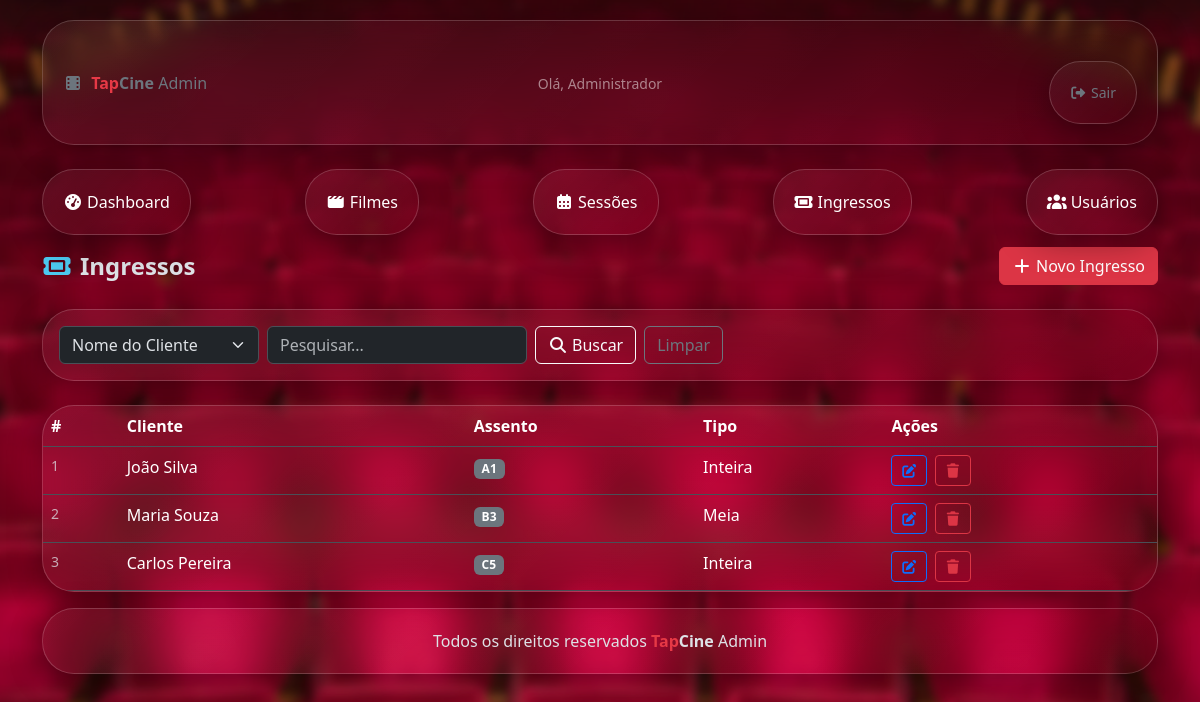
The page /ingresso/IngressoList.php (signed in) on the database its author committed.
### tables this page shows
CREATE TABLE IF NOT EXISTS `ingressos` (
  `id`             INT(11)     NOT NULL AUTO_INCREMENT,
  `cliente_nome`   VARCHAR(100) NOT NULL,
  `assento`        VARCHAR(10)  NOT NULL,
  `tipo_ingresso`  VARCHAR(30)  NOT NULL,
  PRIMARY KEY (`id`)
);

### database/db.class.php (called while the page is built, shortened)
<?php
class db
{
    private $host = 'localhost';
    private $user = 'root';
    private $password = '';
    private $port = '3306';
    private $dbname = 'db_pweb1_cinema';
    private $table_name;
    private $conn;
    public function __construct($table_name)
    {
        $this->table_name = $table_name;
        $this->conn = $this->connect();
    }
    private function connect()
    {
        try {
            $pdo = new PDO(
                "mysql:host=$this->host;dbname=$this->dbname;port=$this->port;charset=utf8",
                $this->user,
                $this->password
            );
            $pdo->setAttribute(PDO::ATTR_ERRMODE, PDO::ERRMODE_EXCEPTION);
            return $pdo;
        } catch (PDOException $e) {
            die('Erro na conexão: ' . $e->getMessage());
        }
    }
    public function all()
    {
        $sql = "SELECT * FROM $this->table_name";
        $st = $this->conn->prepare($sql);
        $st->execute();
        return $st->fetchAll(PDO::FETCH_OBJ);
    }
}

### ingresso/IngressoList.php (the view, shortened to what this page needs)
<?php
include '../header.php';
include_once '../database/db.class.php';
$db = new db('ingressos');
$ingressos = $db->all();
?>
<div class="d-flex justify-content-between align-items-center mb-4">
    <h4 class="fw-bold mb-0"><i class="fa-solid fa-ticket me-2" style="color:#4cc9f0"></i>Ingressos</h4>
    <a href="IngressoForm.php" class="btn btn-danger">
        <i class="fa-solid fa-plus me-1"></i>Novo Ingresso
    </a>
</div>
<form method="POST" class="glass-effect p-3 mb-4 d-flex gap-2 flex-wrap">
    <select name="tipo" class="form-select" style="max-width:200px;">
        <option value="cliente_nome">Nome do Cliente</option>
    </select>
    <input type="text" name="valor" class="form-control" style="max-width:260px;"
           placeholder="Pesquisar..."
           value="<?= htmlspecialchars($_POST['valor'] ?? '') ?>">
    <button type="submit" name="buscar" class="btn btn-outline-light">
        <i class="fa-solid fa-magnifying-glass me-1"></i>Buscar
    </button>
    <a href="IngressoList.php" class="btn btn-outline-secondary">Limpar</a>
</form>
<div class="glass-effect p-0 overflow-hidden">
    <table class="table table-hover mb-0">
        <thead>
            <tr>
                <th>#</th>
                <th>Cliente</th>
                <th>Assento</th>
                <th>Tipo</th>
                <th>Ações</th>
            </tr>
        </thead>
        <tbody>
            <?php if (empty($ingressos)): ?>
                <tr><td colspan="5" class="text-center text-muted py-4">Nenhum ingresso encontrado.</td></tr>
            <?php else: ?>
                <?php foreach ($ingressos as $ingresso): ?>
                <tr>
                    <td class="text-muted small"><?= $ingresso->id ?></td>
                    <td><?= htmlspecialchars($ingresso->cliente_nome) ?></td>
                    <td><span class="badge bg-secondary"><?= htmlspecialchars($ingresso->assento) ?></span></td>
                    <td><?= htmlspecialchars($ingresso->tipo_ingresso) ?></td>
                    <td>
                        <a href="IngressoForm.php?id=<?= $ingresso->id ?>" class="btn btn-sm btn-outline-primary me-1">
                            <i class="fa-solid fa-pen-to-square"></i>
                        </a>
                        <a href="?delete=<?= $ingresso->id ?>"
                           class="btn btn-sm btn-outline-danger"
                           onclick="return confirm('Excluir o ingresso de <?= htmlspecialchars($ingresso->cliente_nome) ?>?')">
                            <i class="fa-solid fa-trash"></i>
                        </a>
                    </td>
                </tr>
                <?php endforeach; ?>
            <?php endif; ?>
        </tbody>
    </table>
</div>
<?php include '../footer.php'; ?>

### header.php (style rules this page uses)
body { background-image: url('/PWEB_1_TRABALHO/site/admin/img/background_cinema_blur.png'); background-size: cover; background-position: center; background-attachment: fixed; }
.glass-effect { background: linear-gradient(135deg, rgba(255, 255, 255, 0.05), rgba(255, 255, 255, 0)); border: 1px solid rgba(255, 255, 255, 0.18); border-radius: 32px; -webkit-backdrop-filter: blur(20px); backdrop-filter: blur(20px); box-shadow: 0 8px 32px 0 rgba(0, 0, 0, 0.37); padding: 20px; margin-top: 20px; }
.table { --bs-table-bg: transparent; }

### rows shown on the page
ingressos: id "1", cliente_nome "João Silva", assento "A1", tipo_ingresso "Inteira"
ingressos: id "2", cliente_nome "Maria Souza", assento "B3", tipo_ingresso "Meia"
ingressos: id "3", cliente_nome "Carlos Pereira", assento "C5", tipo_ingresso "Inteira"

### other values the page prints
$_SESSION['usuario_nome'] "Administrador"
